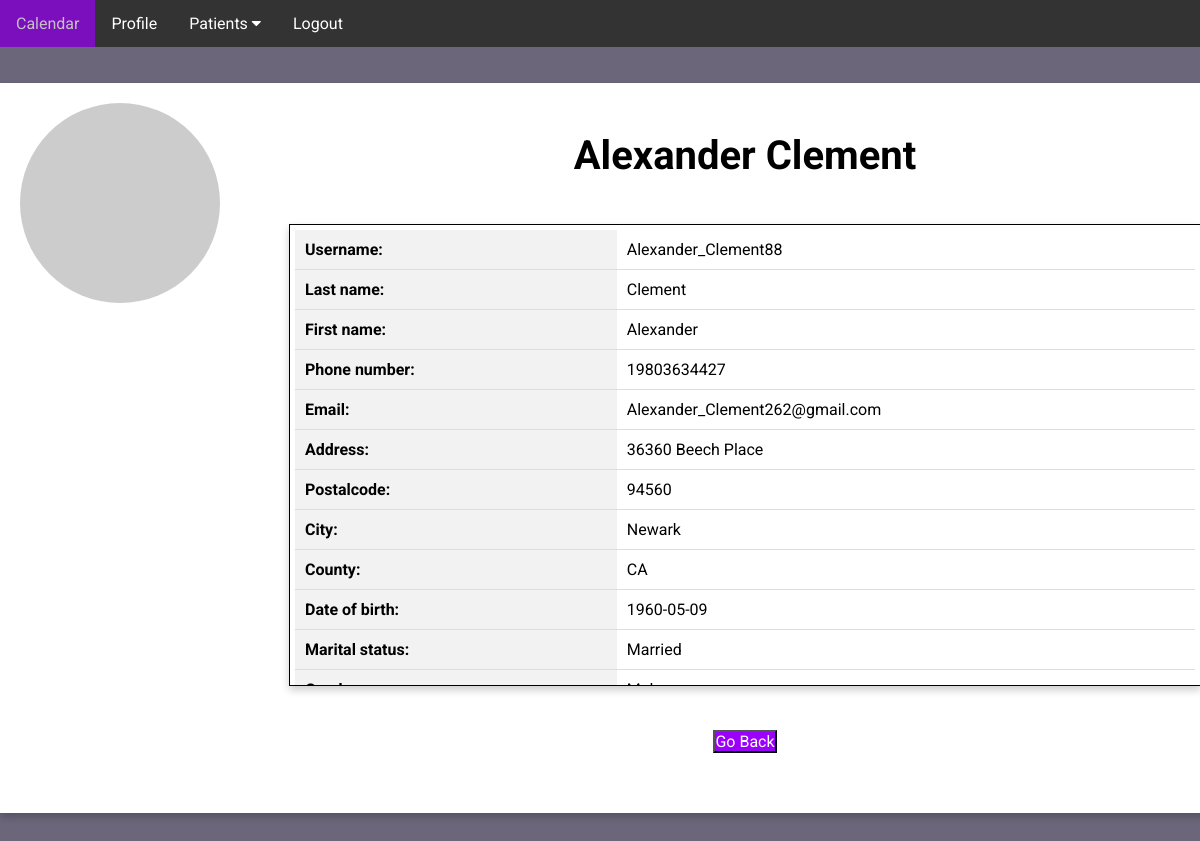
The app's page /patient/3 (signed in) with its own data.
### app/domain/entities.py (models this page shows, shortened)
class Patient(db.Model):
    __tablename__ = "patient"
    id = db.Column(db.Integer, primary_key=True)
    username = db.Column(db.String(64), index=True, unique=True)
    first_name = db.Column(db.String(64), index=True)
    last_name = db.Column(db.String(64), index=True)
    phone_number = db.Column(db.Integer, index=True, unique=True)
    email = db.Column(db.String(128), index=True, unique=True)
    address = db.Column(db.String(256), index=True)
    postalcode = db.Column(db.String(256), index=True)
    city = db.Column(db.String(256), index=True)
    state = db.Column(db.String(256), index=True)
    passport_id = db.Column(db.String(16), index=True, unique=True)
    birth_date = db.Column(db.String(128), index=True)
    marital_status = db.Column(db.String(16), index=True)
    gender = db.Column(db.String(8), index=True)
    occupation = db.Column(db.String(256), index=True)
    invite_code = db.relationship('InviteCode', backref='patient')
    password_hash = db.Column(db.String(256), index=True, unique=False)
    doctor_id = db.Column(db.Integer, db.ForeignKey('doctor.id'))
    transfer = db.Column(db.Integer, index=True)
    profile_picture = db.Column(db.String(256))
    consultations = db.relationship('Consultation', backref='patient')
    information_sheet = db.relationship('InformationSheet', backref='patient')
    given_rating = db.Column(db.Integer, index=True)
    def avatar(self, size):
        digest = md5(self.email.lower().encode('utf-8')).hexdigest()
        return 'https://www.gravatar.com/avatar/{}?d=identicon&s={}'.format(
            digest, size)

### app/ui/ui.py (the view)
    @staticmethod
    @app.route('/patient/<patient_id>')
    def patient(patient_id):
        if "doctor" not in service.session:
            return redirect(url_for('home'))
        patient = service.get_patient_by_id(patient_id)
        return render_template('patient.html', patient=patient)

### app/repository/database.py (called while the page is built)
    def find_patient_by_id(self, patient_id):
        patient = self.db.session.get(Patient, patient_id)
        if patient is None:
            raise ValueError("Patient not found")
        return patient

### app/service/service.py (called while the page is built)
    def get_patient_by_id(self, patient_id):
        return self.db.find_patient_by_id(patient_id)

### app/ui/ui.py (called while the page is built)
    @staticmethod
    @app.before_request
    def before_request():
        flask.session.permanent = True
        app.permanent_session_lifetime = datetime.timedelta(minutes=5)
        flask.session.modified = True

### app/templates/patient.html (shortened to what this page needs)
<!DOCTYPE html>
<html lang="en">
<head>
    <link rel="stylesheet" href="../static/main-style.css">
    <link rel="stylesheet" href="https://cdnjs.cloudflare.com/ajax/libs/font-awesome/4.7.0/css/font-awesome.min.css">
</head>
<body>
    <section class="header">
            <div class="navbar">
                <a href="/medic-home">Calendar</a>
                <a href="/medic-profile">Profile</a>
                <div class="dropdown">
                    <button class="dropbtn">Patients
                        <i class="fa fa-caret-down"></i>
                    </button>
                </div>
                <a href="{{ url_for('logout') }}">Logout</a>
            </div>
            <div class="main-box">
                  {% if patient.profile_picture==None %}
                    <img src="{{ patient.avatar(128) }}" class="profile-img" alt="{{ patient.username }}">
                {% else %}
                    <img src="../static/files/profile_picture_patient/{{patient.profile_picture}}" class="profile-img" alt="{{ patient.username }}">
                {% endif %}
                  <h1 class="name">{{patient.first_name}} {{patient.last_name}}</h1>
                  <div class="profile-box">
                    <table class="medic-table">
                        <tr>
                            <th>Username:</th>
                            <td>{{patient.username}}</td>
                        </tr>
                        <tr>
                            <th>Last name:</th>
                            <td>{{patient.last_name}}</td>
                        </tr>
                        <tr>
                            <th>First name:</th>
                            <td>{{patient.first_name}}</td>
                        </tr>
                        <tr>
                            <th>Phone number:</th>
                            <td>{{patient.phone_number}}</td>
                        </tr>
                        <tr>
                            <th>Email:</th>
                            <td>{{patient.email}}</td>
                        </tr>
                        <tr>
                            <th>Address:</th>
                            <td>{{patient.address}}</td>
                        </tr>
                        <tr>
                            <th>Postalcode:</th>
                            <td>{{patient.postalcode}}</td>
                        </tr>
                        <tr>
                            <th>City:</th>
                            <td>{{patient.city}}</td>
                        </tr>
                        <tr>
                            <th>County:</th>
                            <td>{{patient.state}}</td>
                        </tr>
                        <tr>
                            <th>Date of birth:</th>
                            <td>{{patient.birth_date}}</td>
                        </tr>
                        <tr>
                            <th>Marital status:</th>
                            <td>{{patient.marital_status}}</td>
                        </tr>
                        <tr>
                            <th>Gender:</th>
                            <td>{{patient.gender}}</td>
                        </tr>
                    </table>
                  </div>
                 <button class="back-in-btn" onclick="window.history.back()">Go Back</button>
            </div>
    </section>
</body>
</html>

### app/static/main-style.css (style rules this page uses)
* { margin: 0; padding: 0; font-family: 'Roboto', sans-serif; }
.header { min-height: 100vh; width: 100%; background-color:#6b667a; background-position: center; background-size: cover; position: relative; overflow: auto; }
.navbar { overflow: auto; background-color: #333; font-family: Arial; }
.navbar a { left: 80px; float: left; font-size: 16px; color: white; text-align: center; padding: 14px 16px; text-decoration: none; }
.dropdown { float: left; overflow: hidden; }
.dropdown .dropbtn { font-size: 16px; border: none; outline: none; color: white; padding: 14px 16px; background-color: inherit; font-family: inherit; margin: 0; }
.main-box { box-shadow: 0 4px 8px 0 rgba(0, 0, 0, 0.2); width: 1480px; height: 720px; position: relative; margin: 3% auto; background: #fff; padding: 5px; text-align: center; }
.name { margin: 3% auto; font-size: 40px; }
.profile-img { width: 200px; position: absolute; top: 20px; left: 20px; border-radius: 50%; }
.profile-box { width: 900px; height: 450px; border: 1px solid #000; box-shadow: 0 4px 8px 0 rgba(0, 0, 0, 0.2); position: relative; margin: 3% auto; background: #fff; padding: 5px; overflow: auto; text-align: center; }
.medic-table { width: 100%; border-collapse: collapse; margin-bottom: 20px; }
.medic-table th, .medic-table td { padding: 10px; text-align: left; border-bottom: 1px solid #ddd; }
.medic-table th { background-color: #f2f2f2; font-weight: bold; }
.back-in-btn { color: #fff; background-color: #9A00FA; font-size: 16px; }

### records on screen
Patient: first_name "Alexander", last_name "Clement", username "Alexander_Clement88", phone_number "19803634427", email "Alexander_Clement262@gmail.com", address "36360 Beech Place", postalcode "94560", city "Newark", state "CA", birth_date "1960-05-09", marital_status "Married"
